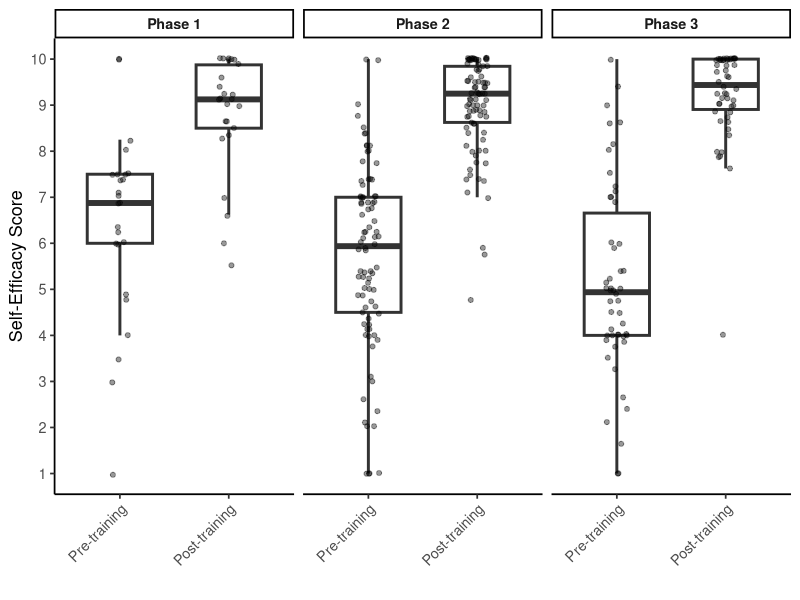
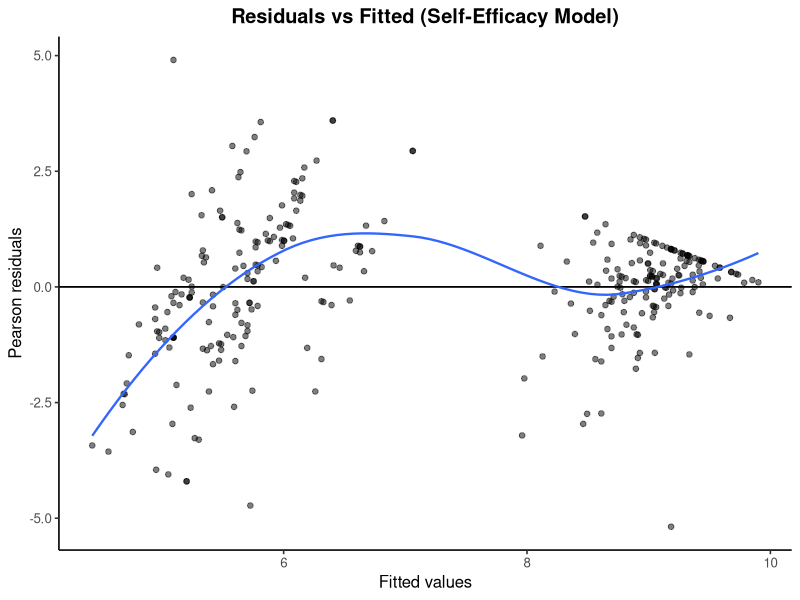
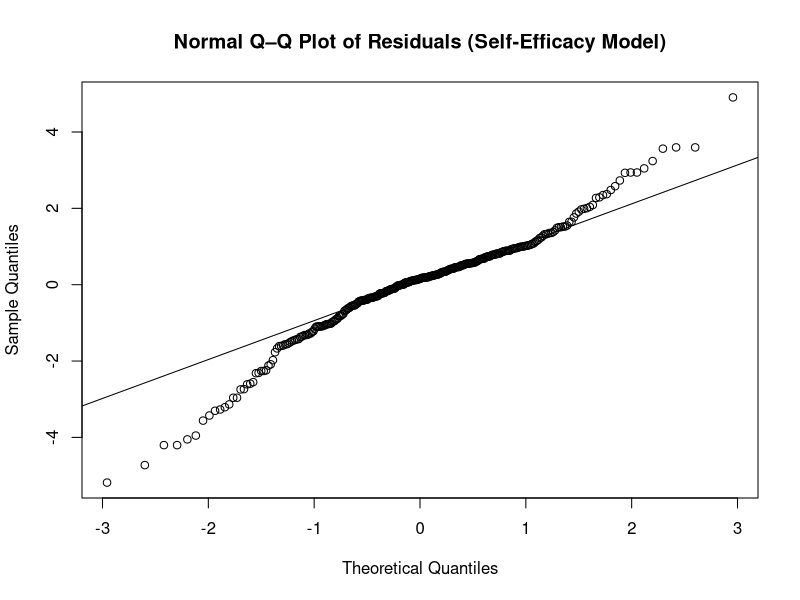
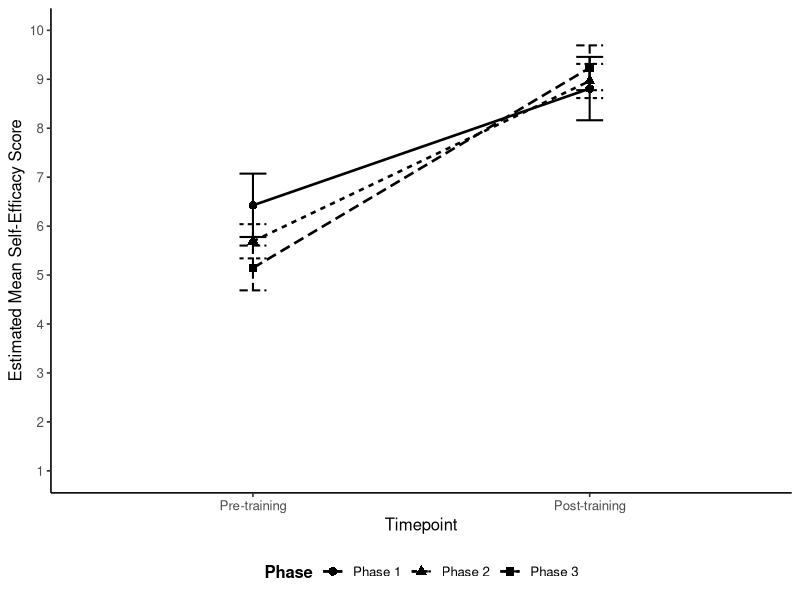
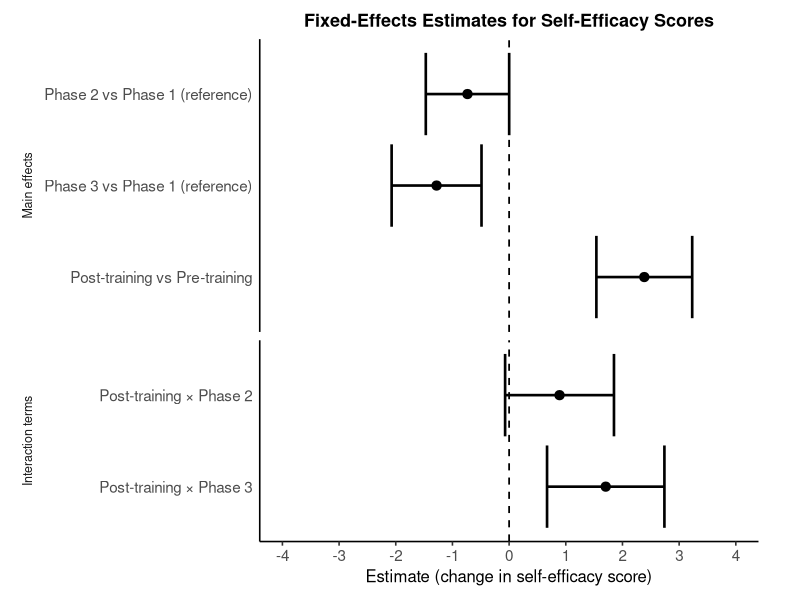
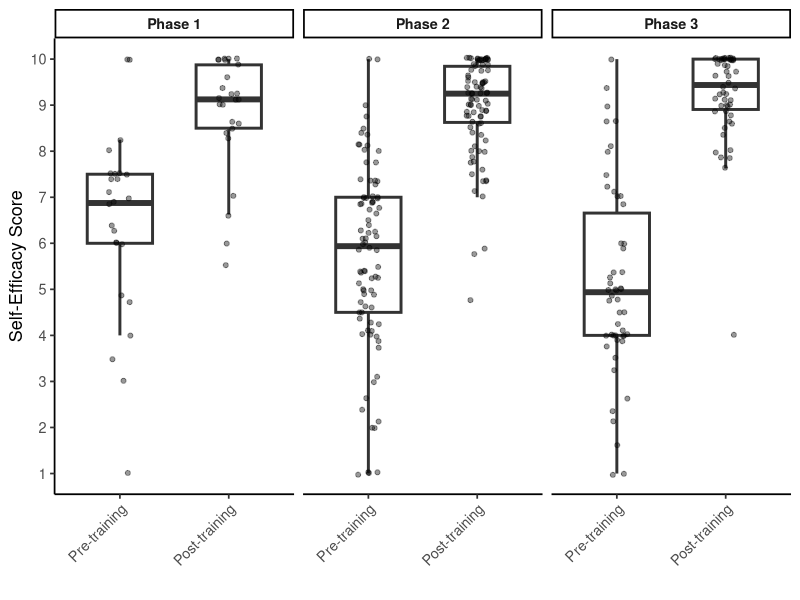
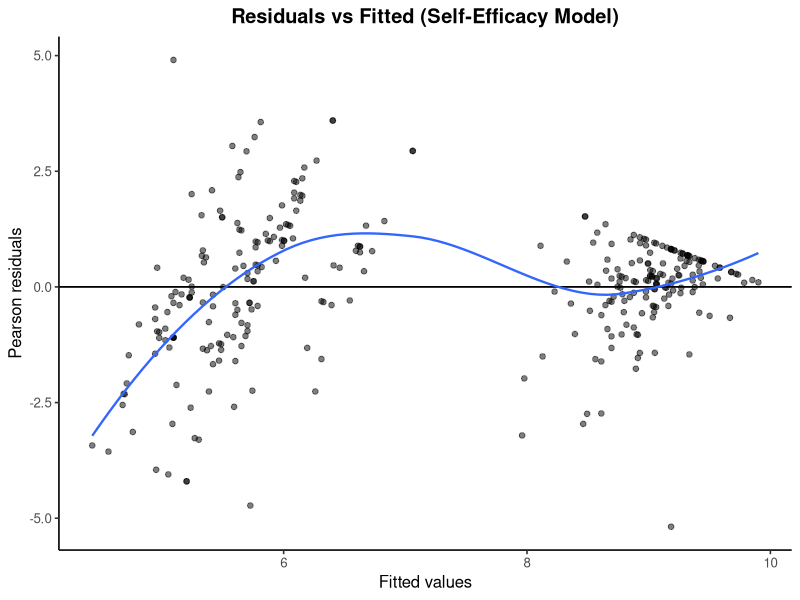
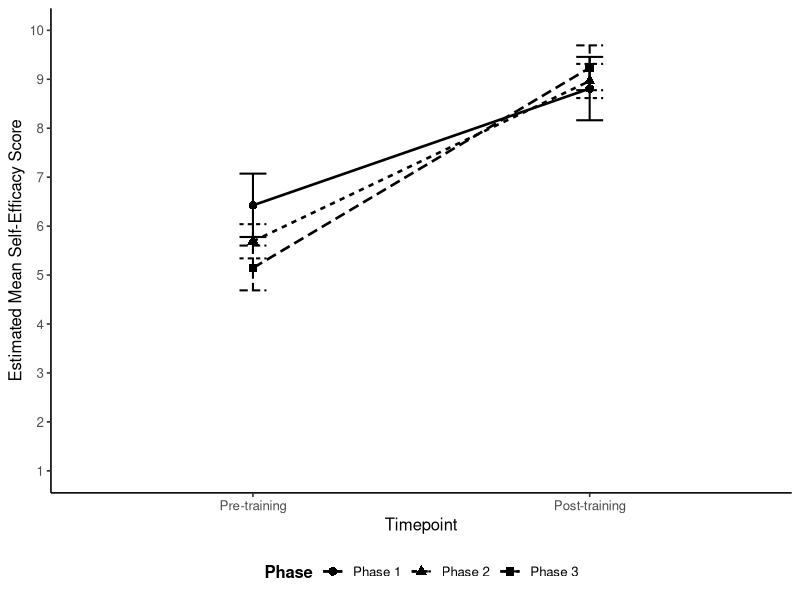

The R script that drew these images, in order:
###############################################
# Linear Mixed-Effects Model (LMM) Analysis
# Diabetes Management Training – Self-Efficacy Scores
#
# Goal (manuscript-ready workflow; consistent with Knowledge analysis):
#   1) Describe self-efficacy score distributions over time (Pre, Post), overall and by Phase
#   2) Fit an LMM to test whether change over time differs by implementation Phase
#   3) Produce publishable outputs:
#        - Missingness summary
#        - Descriptive plots (box + jitter)
#        - Model diagnostics (residuals vs fitted; Q–Q)
#        - EMM (model-adjusted means) plot + EMM table
#        - Fixed-effects tables (full, reduced, selected)
#        - Forest plot of fixed effects (APA/clinical style)
#
# Key difference vs Knowledge:
#   - Self-efficacy has two timepoints (Pre, Post), so no follow-up terms are included.
#
# Reference categories (interpretation):
#   - Timepoint reference = Pre-training
#   - Phase reference     = Phase 1
###############################################

# -----------------------------
# 0) Setup
# -----------------------------
setwd("/Users/bryce/Desktop/SC_CTSI/Diabetes Prevention Management")

# -----------------------------
# 1) Libraries
# -----------------------------
library(lme4)
library(lmerTest)
library(dplyr)
library(readr)
library(emmeans)
library(ggplot2)
library(broom.mixed)

# -----------------------------
# 2) Read data (long format)
# -----------------------------
# Expected columns:
#   ID         : participant identifier
#   Phase      : Phase 1 / Phase 2 / Phase 3 (between-subject factor)
#   Timepoint  : pretraining / posttraining (within-subject factor)
#   Confidence : self-efficacy score on 1–10 scale
conf_data <- read_csv("Confidence_long.csv")

# Quick integrity checks (QA)
head(conf_data)
str(conf_data)

# -----------------------------
# 3) Standardize factor coding + manuscript labels ONCE
# -----------------------------
time_levels_conf <- c("pretraining", "posttraining")
time_labels_conf <- c("Pre-training", "Post-training")

phase_levels <- c("Phase 1", "Phase 2", "Phase 3")
phase_labels <- c("Phase 1", "Phase 2", "Phase 3")

conf_data <- conf_data %>%
  mutate(
    ID         = factor(ID),
    Timepoint  = factor(Timepoint, levels = time_levels_conf),  # Pre-training reference
    Phase      = factor(Phase, levels = phase_levels),          # Phase 1 reference
    Confidence = as.numeric(Confidence),
    
    # Plot-only labels
    Timepoint_label = factor(Timepoint, levels = time_levels_conf, labels = time_labels_conf),
    Phase_label     = factor(Phase,     levels = phase_levels,    labels = phase_labels)
  )

plot_data_conf <- conf_data %>% filter(!is.na(Confidence))

# -----------------------------
# 4) Missingness check (descriptive)
# -----------------------------
table(conf_data$Timepoint, is.na(conf_data$Confidence))

# -----------------------------
# 5) Fit candidate LMMs and test interaction (ML; not REML)
# -----------------------------
# Use ML (REML = FALSE) to compare models that differ in fixed effects.
conf_lmm_full <- lmer(
  Confidence ~ Timepoint * Phase + (1 | ID),
  data = conf_data,
  na.action = na.omit,
  REML = FALSE
)

conf_lmm_reduced <- lmer(
  Confidence ~ Timepoint + Phase + (1 | ID),
  data = conf_data,
  na.action = na.omit,
  REML = FALSE
)

# Likelihood ratio test (LRT) for interaction contribution
interaction_test_confidence <- anova(conf_lmm_reduced, conf_lmm_full)
interaction_test_confidence

# Select ML model based on interaction LRT p-value
p_int_conf <- interaction_test_confidence$`Pr(>Chisq)`[2]
conf_lmm_selected_ml <- if (!is.na(p_int_conf) && p_int_conf < 0.05) conf_lmm_full else conf_lmm_reduced

cat(
  "\nFinal model selected:",
  if (identical(conf_lmm_selected_ml, conf_lmm_full)) "FULL (with interaction)" else "REDUCED (no interaction)",
  "\nInteraction LRT p-value:", p_int_conf, "\n\n"
)

summary(conf_lmm_selected_ml)

# -----------------------------
# 5b) Main-effects-only model (no interaction)
# -----------------------------
# This model provides estimates assuming no Timepoint × Phase interaction.
summary(conf_lmm_reduced)

conf_fixef_tbl_main_effects <- broom.mixed::tidy(
  conf_lmm_reduced,
  effects = "fixed",
  conf.int = TRUE
) %>%
  transmute(
    Effect   = term,
    Estimate = round(estimate, 3),
    SE       = round(std.error, 3),
    DF       = round(df, 3),
    tValue   = round(statistic, 3),
    pValue   = round(p.value, 3),
    CI_Lower = round(conf.low, 3),
    CI_Upper = round(conf.high, 3)
  )

conf_fixef_tbl_main_effects

# -----------------------------
# 5c) Refit selected model with REML (final inference model)
# -----------------------------
selected_formula_conf <- if (!is.na(p_int_conf) && p_int_conf < 0.05) {
  Confidence ~ Timepoint * Phase + (1 | ID)
} else {
  Confidence ~ Timepoint + Phase + (1 | ID)
}

conf_lmm_final <- lmer(
  selected_formula_conf,
  data = conf_data,
  na.action = na.omit,
  REML = TRUE
)

summary(conf_lmm_final)

# -----------------------------
# 6) Descriptive distribution plot (box + jitter)
# -----------------------------
# Unadjusted visualization: shows medians/IQR and individual values by phase and timepoint.
set.seed(123)

p_conf_box <- ggplot(plot_data_conf, aes(x = Timepoint_label, y = Confidence)) +
  geom_boxplot(outlier.shape = NA, width = 0.6, linewidth = 1) +
  geom_jitter(width = 0.10, height = 0.03, alpha = 0.40, size = 1.4) +
  facet_wrap(~ Phase_label, nrow = 1) +
  coord_cartesian(ylim = c(1, 10)) +
  scale_y_continuous(breaks = seq(1, 10, 1)) +
  labs(
    x = "",
    y = "Self-Efficacy Score"
  ) +
  theme_classic(base_size = 13) +
  theme(
    strip.text = element_text(face = "bold"),
    panel.grid = element_blank(),
    axis.text.x = element_text(angle = 45, hjust = 1)
  )

p_conf_box

# -----------------------------
# 7) Model diagnostics (assumptions checks)
# -----------------------------
# Use final REML model for diagnostics
diag_df_conf <- data.frame(
  fitted = fitted(conf_lmm_final),
  resid  = resid(conf_lmm_final, type = "pearson")
)

p_conf_resid <- ggplot(diag_df_conf, aes(x = fitted, y = resid)) +
  geom_hline(yintercept = 0, linewidth = 0.6) +
  geom_point(size = 1.6, alpha = 0.5) +
  geom_smooth(method = "loess", se = FALSE, linewidth = 0.8) +
  labs(
    title = "Residuals vs Fitted (Self-Efficacy Model)",
    x = "Fitted values",
    y = "Pearson residuals"
  ) +
  theme_classic(base_size = 12) +
  theme(plot.title = element_text(face = "bold", hjust = 0.5))

p_conf_resid

qqnorm(resid(conf_lmm_final), main = "Normal Q–Q Plot of Residuals (Self-Efficacy Model)")
qqline(resid(conf_lmm_final))

# -----------------------------
# 8) Estimated Marginal Means (EMMs) + plot (model-adjusted)
# -----------------------------
emm_conf <- emmeans(conf_lmm_final, ~ Timepoint | Phase)

emm_conf_df <- as.data.frame(emm_conf) %>%
  mutate(
    Timepoint_label = factor(Timepoint, levels = time_levels_conf, labels = time_labels_conf),
    Phase_label     = factor(Phase,     levels = phase_levels,     labels = phase_labels)
  )

emm_conf_df

p_conf_emm <- ggplot(
  emm_conf_df,
  aes(
    x = Timepoint_label, y = emmean,
    group = Phase_label,
    linetype = Phase_label,
    shape = Phase_label
  )
) +
  geom_line(linewidth = 0.9, color = "black") +
  geom_point(size = 2.6, color = "black") +
  geom_errorbar(aes(ymin = lower.CL, ymax = upper.CL), width = 0.08, linewidth = 0.7, color = "black") +
  coord_cartesian(ylim = c(1, 10)) +
  scale_y_continuous(breaks = seq(1, 10, 1)) +
  labs(
    x = "Timepoint",
    y = "Estimated Mean Self-Efficacy Score",
    linetype = "Phase",
    shape = "Phase"
  ) +
  theme_classic(base_size = 12) +
  theme(
    legend.position = "bottom",
    legend.title = element_text(face = "bold")
  )

p_conf_emm

# -----------------------------
# 9) Fixed effects tables (FULL, REDUCED, SELECTED, FINAL)
# -----------------------------
conf_fixef_tbl_full <- broom.mixed::tidy(conf_lmm_full, effects = "fixed", conf.int = TRUE) %>%
  transmute(
    Effect   = term,
    Estimate = estimate,
    SE       = std.error,
    DF       = df,
    tValue   = statistic,
    pValue   = p.value,
    CI_Lower = conf.low,
    CI_Upper = conf.high
  ) %>%
  mutate(across(where(is.numeric), ~ round(.x, 3)))

conf_fixef_tbl_reduced <- broom.mixed::tidy(conf_lmm_reduced, effects = "fixed", conf.int = TRUE) %>%
  transmute(
    Effect   = term,
    Estimate = estimate,
    SE       = std.error,
    DF       = df,
    tValue   = statistic,
    pValue   = p.value,
    CI_Lower = conf.low,
    CI_Upper = conf.high
  ) %>%
  mutate(across(where(is.numeric), ~ round(.x, 3)))

conf_fixef_tbl_selected <- broom.mixed::tidy(conf_lmm_selected_ml, effects = "fixed", conf.int = TRUE) %>%
  transmute(
    Effect   = term,
    Estimate = estimate,
    SE       = std.error,
    DF       = df,
    tValue   = statistic,
    pValue   = p.value,
    CI_Lower = conf.low,
    CI_Upper = conf.high
  ) %>%
  mutate(across(where(is.numeric), ~ round(.x, 3)))

conf_fixef_tbl_final <- broom.mixed::tidy(conf_lmm_final, effects = "fixed", conf.int = TRUE) %>%
  transmute(
    Effect   = term,
    Estimate = estimate,
    SE       = std.error,
    DF       = df,
    tValue   = statistic,
    pValue   = p.value,
    CI_Lower = conf.low,
    CI_Upper = conf.high
  ) %>%
  mutate(across(where(is.numeric), ~ round(.x, 3)))

conf_fixef_tbl_full
conf_fixef_tbl_reduced
conf_fixef_tbl_selected
conf_fixef_tbl_final

# -----------------------------
# 10) Forest plot of fixed effects (APA/clinical style)
# -----------------------------
# Build forest plot from final REML model
forest_data_conf <- broom.mixed::tidy(conf_lmm_final, effects = "fixed", conf.int = TRUE) %>%
  filter(term != "(Intercept)") %>%
  mutate(
    term_clean = case_when(
      term == "PhasePhase 2" ~ "Phase 2 vs Phase 1 (reference)",
      term == "PhasePhase 3" ~ "Phase 3 vs Phase 1 (reference)",
      term == "Timepointposttraining" ~ "Post-training vs Pre-training",
      term == "Timepointposttraining:PhasePhase 2" ~ "Post-training × Phase 2",
      term == "Timepointposttraining:PhasePhase 3" ~ "Post-training × Phase 3",
      TRUE ~ term
    ),
    block = ifelse(grepl("×", term_clean), "Interaction terms", "Main effects"),
    block = factor(block, levels = c("Main effects", "Interaction terms"))
  )

preferred_order_conf <- c(
  "Phase 2 vs Phase 1 (reference)",
  "Phase 3 vs Phase 1 (reference)",
  "Post-training vs Pre-training",
  "Post-training × Phase 2",
  "Post-training × Phase 3"
)

present_terms_conf <- preferred_order_conf[preferred_order_conf %in% forest_data_conf$term_clean]

forest_data_conf <- forest_data_conf %>%
  mutate(term_clean = factor(term_clean, levels = rev(present_terms_conf)))

lim_conf <- max(abs(c(forest_data_conf$conf.low, forest_data_conf$conf.high)), na.rm = TRUE)
lim_conf <- ceiling(lim_conf)

p_conf_forest <- ggplot(forest_data_conf, aes(x = estimate, y = term_clean)) +
  geom_vline(xintercept = 0, linetype = "dashed", linewidth = 0.6) +
  geom_errorbarh(aes(xmin = conf.low, xmax = conf.high), linewidth = 0.9) +
  geom_point(size = 2.8) +
  facet_grid(block ~ ., scales = "free_y", space = "free_y", switch = "y") +
  scale_x_continuous(
    limits = c(-lim_conf, lim_conf),
    breaks = seq(-lim_conf, lim_conf, by = 1)
  ) +
  labs(
    title = "Fixed-Effects Estimates for Self-Efficacy Scores",
    x = "Estimate (change in self-efficacy score)",
    y = NULL
  ) +
  theme_classic(base_size = 12) +
  theme(
    plot.title = element_text(face = "bold", size = 13, hjust = 0.5),
    axis.text.y = element_text(size = 11, lineheight = 1.1),
    axis.text.x = element_text(size = 11),
    axis.ticks.y = element_blank(),
    strip.background = element_blank(),
    strip.placement = "outside",
    strip.text.y.left = element_text(face = "plain", size = 9),
    plot.margin = margin(10, 30, 10, 10)
  )

p_conf_forest

# -----------------------------
# Optional exports (tables)
# -----------------------------
# write.csv(conf_fixef_tbl_full,     "SelfEfficacy_FixedEffectsTable_FULL.csv",     row.names = FALSE)
# write.csv(conf_fixef_tbl_reduced,  "SelfEfficacy_FixedEffectsTable_REDUCED.csv",  row.names = FALSE)
# write.csv(conf_fixef_tbl_selected, "SelfEfficacy_FixedEffectsTable_SELECTED.csv", row.names = FALSE)
# write.csv(conf_fixef_tbl_final,    "SelfEfficacy_FixedEffectsTable_FINAL.csv",    row.names = FALSE)

# -----------------------------
# 11) Export key plots to PNG (standardized)
# -----------------------------
fig_dir <- "figures_png_selfefficacy"
if (!dir.exists(fig_dir)) dir.create(fig_dir, recursive = TRUE)

plots_to_save <- list(
  "selfefficacy_box_by_phase_time"    = p_conf_box,
  "selfefficacy_residuals_vs_fitted"  = p_conf_resid,
  "selfefficacy_emm_by_phase"         = p_conf_emm,
  "selfefficacy_forest_fixed_effects" = p_conf_forest
)

for (nm in names(plots_to_save)) {
  ggsave(
    filename = file.path(fig_dir, paste0(nm, ".png")),
    plot     = plots_to_save[[nm]],
    device   = "png",
    width    = 7,
    height   = 4.5,
    units    = "in",
    dpi      = 300,
    bg       = "white"
  )
}

message("Saved ", length(plots_to_save), " plots to: ", normalizePath(fig_dir))

###############################################
message("################ REFERENCES : ################")
citation()
citation(package = "lme4")
citation(package = "lmerTest")
###############################################
# END #
###############################################
